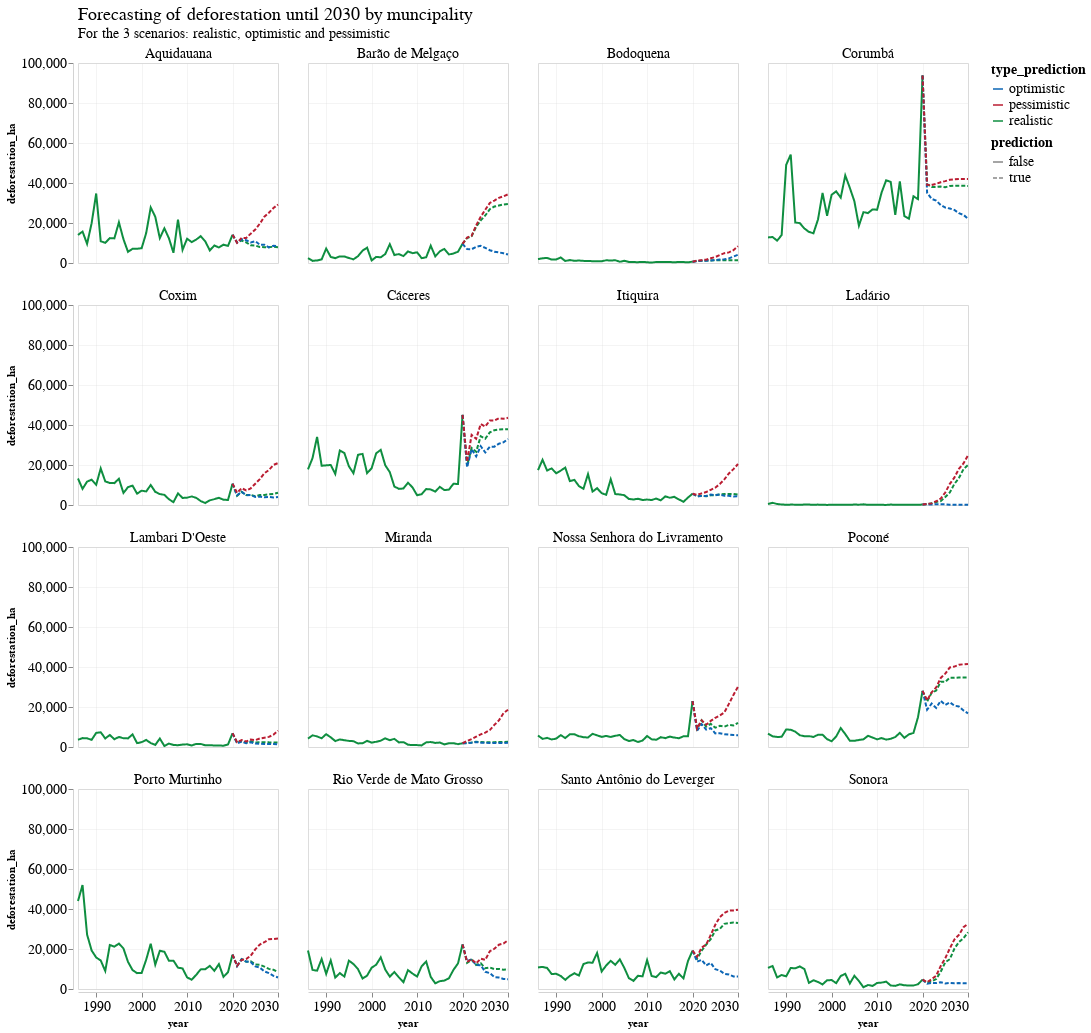

Write notebook code for a chart like this one.
### Code cell
X_plot = pd.concat([X_pred_baseline, X_pred_optimistic.query("year.dt.year >= 2020"),  X_pred_pessimistic.query("year.dt.year >= 2020")])
X_plot["prediction"] = X_plot["year"].dt.year >= (2021)
X_plot = pd.concat([X_plot, X_plot.query("year == '2020'").assign(prediction=True)])

line_chart = alt.Chart(X_plot).mark_line().encode(
    x=alt.X('year:T', axis = alt.Axis(format="%Y")),
    y='deforestation_ha:Q',
    color="type_prediction:N",
    strokeDash="prediction:N"
)

combined_chart = line_chart

combined_chart.properties(
    width=200,
    height=200
).facet(
    'city:N',
    columns=4
).resolve_axis(
    # x='independent',
    # y='independent'
).resolve_scale(
    # x='independent',
    # y='independent'
).properties(
    title=science_theme_title(
        text="Forecasting of deforestation until 2030 by muncipality", 
        subtitle="For the 3 scenarios: realistic, optimistic and pessimistic",
        titleFontSize=18
    ),
)

### Figure 1 — Vega-Lite specification as saved in the notebook (floating-point values rounded to 4 significant figures; data arrays with more than 128 entries replaced by an {"elided": "..."} marker saying what was removed)
{"config": {"view": {"width": 533.3, "height": 300.0, "fill": "white"}, "title": {"align": "left", "anchor": "start", "frame": "group", "font": "Helvetica Neue", "fontSize": 18, "dy": -2, "subtitleFont": "Helvetica Neue", "subtitleFontSize": 14, "fontWeight": "normal"}, "axis": {"domainColor": "lightGrey", "gridColor": "lightGrey", "gridWidth": 0.25, "titleFont": "Helvetica Neue", "titleFontSize": 11, "labelFont": "Helvetica Neue", "labelFontSize": 14}, "legend": {"layout": {"anchor": "start"}, "labelLimit": 0, "titleFontSize": 14, "titleFont": "Helvetica Neue", "labelFontSize": 14, "labelFont": "Helvetica Neue"}, "header": {"title": null, "titleFont": "Helvetica Neue", "labelFont": "Helvetica Neue", "labelFontSize": 14, "labelPadding": 2}, "range": {"category": ["#0C66B5", "#BA1D32", "#0F8E40", "#E56F20", "#862BAF", "#626D69", "#ED5087", "#3DB9E2", "#51DB63", "#E26868", "#FFB270", "#B37CEA", "#A8A1A4", "#FF87CD"]}}, "data": {"name": "data-cd2095699256ee735bd21b6de31b7412"}, "facet": {"field": "city", "type": "nominal"}, "spec": {"mark": "line", "encoding": {"color": {"field": "type_prediction", "type": "nominal"}, "strokeDash": {"field": "prediction", "type": "nominal"}, "x": {"axis": {"format": "%Y"}, "field": "year", "type": "temporal"}, "y": {"field": "deforestation_ha", "type": "quantitative"}}, "height": 200, "width": 200}, "columns": 4, "resolve": {"axis": {}, "scale": {}}, "title": {"align": "left", "anchor": "start", "frame": "group", "font": "Helvetica Neue", "fontSize": 18, "dy": -2, "subtitleFont": "Helvetica Neue", "subtitleFontSize": 14, "fontWeight": "normal", "text": "Forecasting of deforestation until 2030 by muncipality", "subtitle": "For the 3 scenarios: realistic, optimistic and pessimistic"}, "$schema": "https://vega.github.io/schema/vega-lite/v4.17.0.json", "datasets": {"data-cd2095699256ee735bd21b6de31b7412": {"elided": "1120 records"}}}
